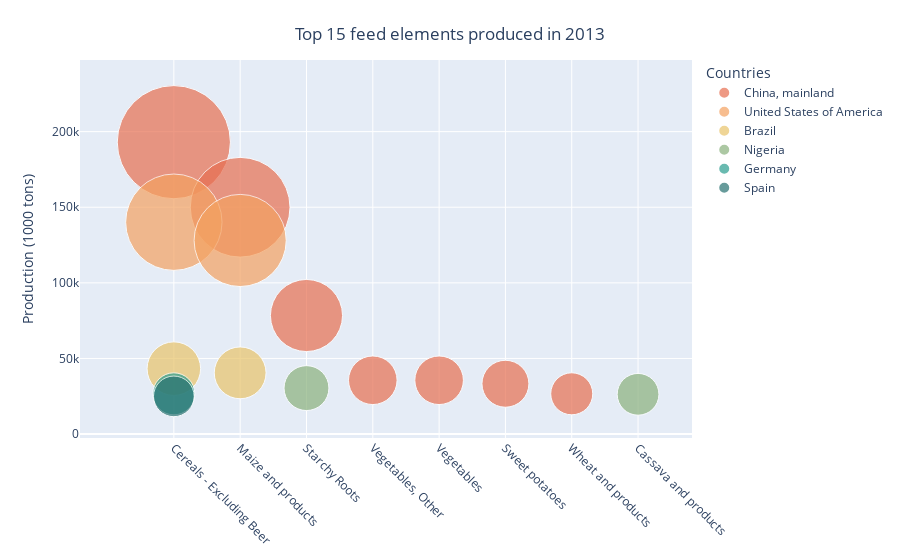

The code cell stored with this chart in its notebook:
### Markdown cell above
Questo grafico mostra che le 15 maggiori produzioni del 2013 individuano 9 diversi alimenti prodotti da 3 paesi. Quasi tutto il cibo maggiormente prodotto consiste in **alimenti a base vegetale**. Questa osservazione potrebbe far pensare che la produzione massiva di alimenti vegetali fosse più diffusa, o più facilmente realizzabile, della produzione di carni o alimenti a base animale. 

Si può affermare con certezza che, sia per quantitativi sia per varietà di elementi prodotti, **la Cina nel 2013 è stata leader nella produzione dei cibi a livello mondiale**.

Si noti in particolare la produzione di **'Vegetables'** e **'Vegetables, Other'**, gli alimenti più prodotti in assoluto. Anche se non è possibile stabilire esattamente a quali alimenti si riferiscano queste voci, in entrambi i casi la produzione della Cina è stata più di 4 volte maggiore di quella dell'**India**, secondo maggior produttore di questi due alimenti. 

L'India, seppur abitata da più di un miliardo di persone come la Cina, eguaglia i livelli di produzione di quest'ultima solamente per cereali, riso e frumento. Questo risultato potrebbe significare ad esempio che nel 2013 tra i due paesi c'era un dispiego diverso di tecnologie o risorse investibili per la produzione di alimenti.

Gli **Stati Uniti d'America** hanno prodotto in grande quantità solamente prodotti caseari, seppur meno rispetto alla produzione indiana. Questo risultato è interessante perché sempre ragionando in termini di popolazione, quella degli Stati Uniti è molto inferiore di quella dell'India. Questo potrebbe indicare che una buona parte di prodotti caseari americani potrebbero essere stati realizzati per poi essere esportati.

### Code cell
# Filtro per estrarre solo gli elementi 'Feed'
filter_item = df_prod.element == 'Feed'

# Filtro per estrarre solo l'anno 2013
filter_year = df_prod.years == '2013'

# Creo un subset del dataframe con le condizioni imposte dai filtri e con le colonne che riguardano i mangimi, i paesi ed i valori di produzione
feed_2013 = df_prod.loc[(filter_item) & (filter_year), ['item','country_name', 'production']]

# Ordino i valori di produzione in maniera decrescente e seleziono i primi 15 elementi
feed_2013 = feed_2013.sort_values(by='production', ascending=False).reset_index(drop=True).head(15)

fig = px.scatter(
    feed_2013, 
    x='item',
    y='production',

    size='production',
    size_max=80,
    
    color='country_name',
    color_discrete_map={
        'China, mainland': '#e76f51',
        'United States of America': '#f4a261',
        'Brazil': '#e9c46a',
        'Nigeria': '#8ab17d',
        'Germany': '#2a9d8f',
        'Spain': '#287271',
        'Canada': '#264653'},

    hover_name='country_name',
    hover_data=dict(country_name = False))

fig.update_layout(
    title = 'Top 15 feed elements produced in 2013',
    title_x = 0.5,
    title_y = 0.95,
    title_xanchor='center',
    title_yanchor='top',

    legend_title_text='Countries',
    legend_title_side = 'top',
    showlegend= True,
    legend_itemclick='toggle',

    yaxis = dict(title='Production (1000 tons)'),
    xaxis = dict(
        title=None, 
        tickangle=45))

# fig.show()
plotly.offline.iplot(fig)

### Figure 1 — Plotly figure (JSON) as saved in the notebook; plotly's stock layout.template omitted (floating-point values rounded to 4 significant figures)
{"data": [{"customdata": [["China, mainland"], ["China, mainland"], ["China, mainland"], ["China, mainland"], ["China, mainland"], ["China, mainland"], ["China, mainland"]], "hovertemplate": "<b>%{hovertext}</b><br><br>item=%{x}<br>production=%{marker.size}<extra></extra>", "hovertext": ["China, mainland", "China, mainland", "China, mainland", "China, mainland", "China, mainland", "China, mainland", "China, mainland"], "legendgroup": "China, mainland", "marker": {"color": "#e76f51", "size": [193043, 150000, 78401, 35582, 35582, 33270, 26628], "sizemode": "area", "sizeref": 30.16, "symbol": "circle"}, "mode": "markers", "name": "China, mainland", "orientation": "v", "showlegend": true, "type": "scatter", "x": ["Cereals - Excluding Beer", "Maize and products", "Starchy Roots", "Vegetables, Other", "Vegetables", "Sweet potatoes", "Wheat and products"], "xaxis": "x", "y": [193043, 150000, 78401, 35582, 35582, 33270, 26628], "yaxis": "y"}, {"customdata": [["United States of America"], ["United States of America"]], "hovertemplate": "<b>%{hovertext}</b><br><br>item=%{x}<br>production=%{marker.size}<extra></extra>", "hovertext": ["United States of America", "United States of America"], "legendgroup": "United States of America", "marker": {"color": "#f4a261", "size": [140096, 128024], "sizemode": "area", "sizeref": 30.16, "symbol": "circle"}, "mode": "markers", "name": "United States of America", "orientation": "v", "showlegend": true, "type": "scatter", "x": ["Cereals - Excluding Beer", "Maize and products"], "xaxis": "x", "y": [140096, 128024], "yaxis": "y"}, {"customdata": [["Brazil"], ["Brazil"]], "hovertemplate": "<b>%{hovertext}</b><br><br>item=%{x}<br>production=%{marker.size}<extra></extra>", "hovertext": ["Brazil", "Brazil"], "legendgroup": "Brazil", "marker": {"color": "#e9c46a", "size": [43263, 40487], "sizemode": "area", "sizeref": 30.16, "symbol": "circle"}, "mode": "markers", "name": "Brazil", "orientation": "v", "showlegend": true, "type": "scatter", "x": ["Cereals - Excluding Beer", "Maize and products"], "xaxis": "x", "y": [43263, 40487], "yaxis": "y"}, {"customdata": [["Nigeria"], ["Nigeria"]], "hovertemplate": "<b>%{hovertext}</b><br><br>item=%{x}<br>production=%{marker.size}<extra></extra>", "hovertext": ["Nigeria", "Nigeria"], "legendgroup": "Nigeria", "marker": {"color": "#8ab17d", "size": [30398, 26288], "sizemode": "area", "sizeref": 30.16, "symbol": "circle"}, "mode": "markers", "name": "Nigeria", "orientation": "v", "showlegend": true, "type": "scatter", "x": ["Starchy Roots", "Cassava and products"], "xaxis": "x", "y": [30398, 26288], "yaxis": "y"}, {"customdata": [["Germany"]], "hovertemplate": "<b>%{hovertext}</b><br><br>item=%{x}<br>production=%{marker.size}<extra></extra>", "hovertext": ["Germany"], "legendgroup": "Germany", "marker": {"color": "#2a9d8f", "size": [26615], "sizemode": "area", "sizeref": 30.16, "symbol": "circle"}, "mode": "markers", "name": "Germany", "orientation": "v", "showlegend": true, "type": "scatter", "x": ["Cereals - Excluding Beer"], "xaxis": "x", "y": [26615], "yaxis": "y"}, {"customdata": [["Spain"]], "hovertemplate": "<b>%{hovertext}</b><br><br>item=%{x}<br>production=%{marker.size}<extra></extra>", "hovertext": ["Spain"], "legendgroup": "Spain", "marker": {"color": "#287271", "size": [24926], "sizemode": "area", "sizeref": 30.16, "symbol": "circle"}, "mode": "markers", "name": "Spain", "orientation": "v", "showlegend": true, "type": "scatter", "x": ["Cereals - Excluding Beer"], "xaxis": "x", "y": [24926], "yaxis": "y"}], "layout": {"legend": {"itemclick": "toggle", "itemsizing": "constant", "title": {"side": "top", "text": "Countries"}, "tracegroupgap": 0}, "margin": {"t": 60}, "showlegend": true, "title": {"text": "Top 15 feed elements produced in 2013", "x": 0.5, "xanchor": "center", "y": 0.95, "yanchor": "top"}, "xaxis": {"anchor": "y", "domain": [0, 1], "tickangle": 45}, "yaxis": {"anchor": "x", "domain": [0, 1], "title": {"text": "Production (1000 tons)"}}}}
